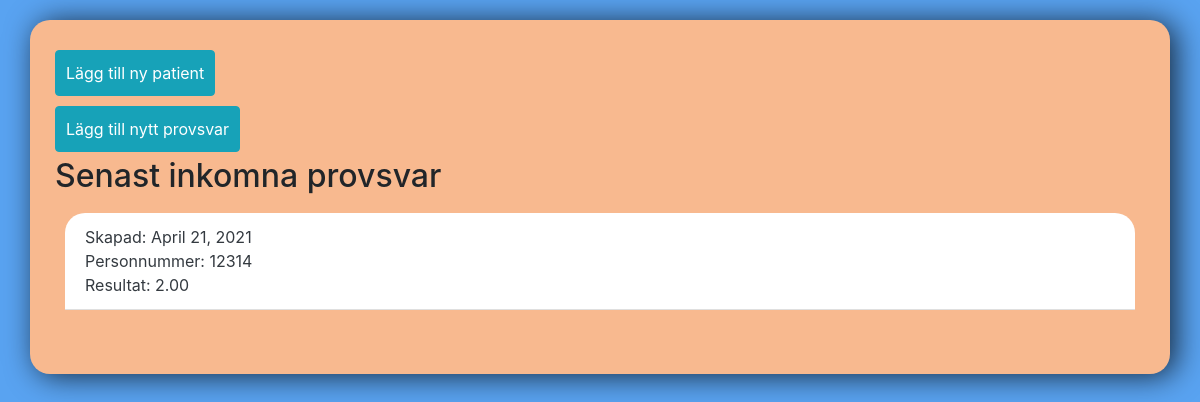
The app's page /psa/, older data.
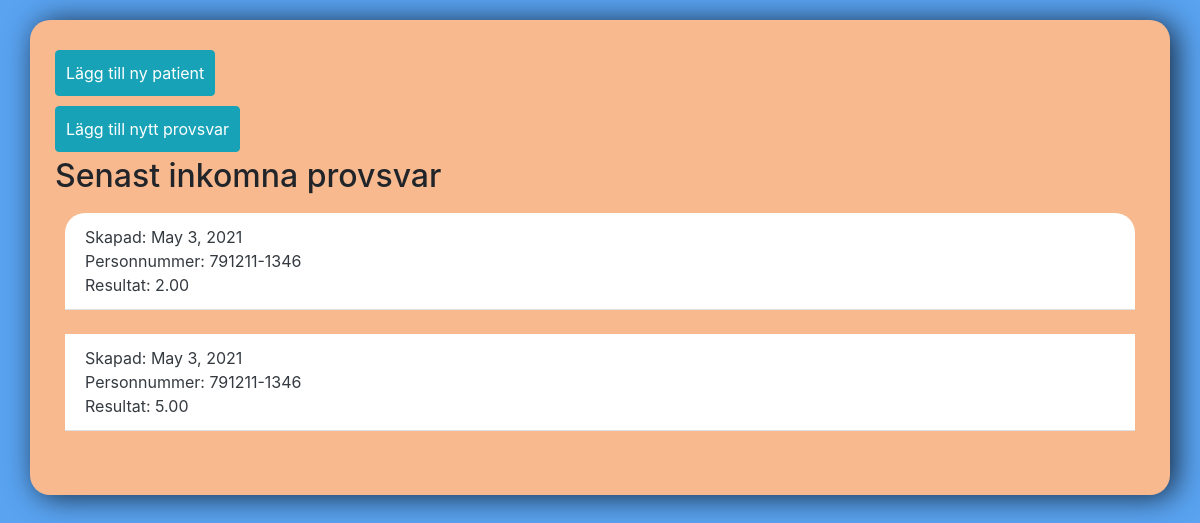
The same page, newer data.
### psa/models.py (models this page shows, shortened)
class Provsvar(models.Model):
	created = models.DateField(auto_now_add=True)
	ssn = models.CharField(max_length=100)
	result = models.DecimalField(max_digits=5, decimal_places=2)
	done = models.CharField(max_length=100, default='False')

### psa/views.py (the view)
# urls.py: path('', views.IndexView.as_view(), name='index'),
class IndexView(generic.ListView):
    template_name = 'psa/index.html'
    context_object_name = 'latest_provsvar_list'
    def get_queryset(self):
        return Provsvar.objects.order_by('-created')[:10]

### psa/templates/psa/index.html (shortened to what this page needs)
<link rel="stylesheet" href="https://cdn.jsdelivr.net/npm/bootstrap@4.6.0/dist/css/bootstrap.min.css">
<div class="center-column">
    <div class="box">
        <div class = "menu">
            <a class="btn btn-info" href="{% url 'psa:add_patient' %}">Lägg till ny patient</a>
            <a class="btn btn-info" href="{% url 'psa:add_provsvar' %}">Lägg till nytt provsvar</a>
        </div>
        <div class = list>
            <h2>Senast inkomna provsvar</h2>
            {% if latest_provsvar_list %}
                <ul class="list-group list-group-flush">
                {% for provsvar in latest_provsvar_list %}
                    <li class="list-group-item"><a href="{% url 'psa:detail' provsvar.id %}" class="text-dark">Skapad: {{ provsvar.created }}</br>Personnummer: {{ provsvar.ssn }}</br>Resultat: {{ provsvar.result }}</a></li><br>
                {% endfor %}
                </ul>
            {% else %}
                <p>Inga provsvar tillgängliga.</p>
            {% endif %}
        </div>
    </div>
</div>

Row changes from the older to the newer data that the page shows:
removed Provsvar: created "April 21, 2021", ssn "12314", result "2.00"
added Provsvar: created "May 3, 2021", ssn "791211-1346", result "2.00"
added Provsvar: created "May 3, 2021", ssn "791211-1346", result "5.00"
